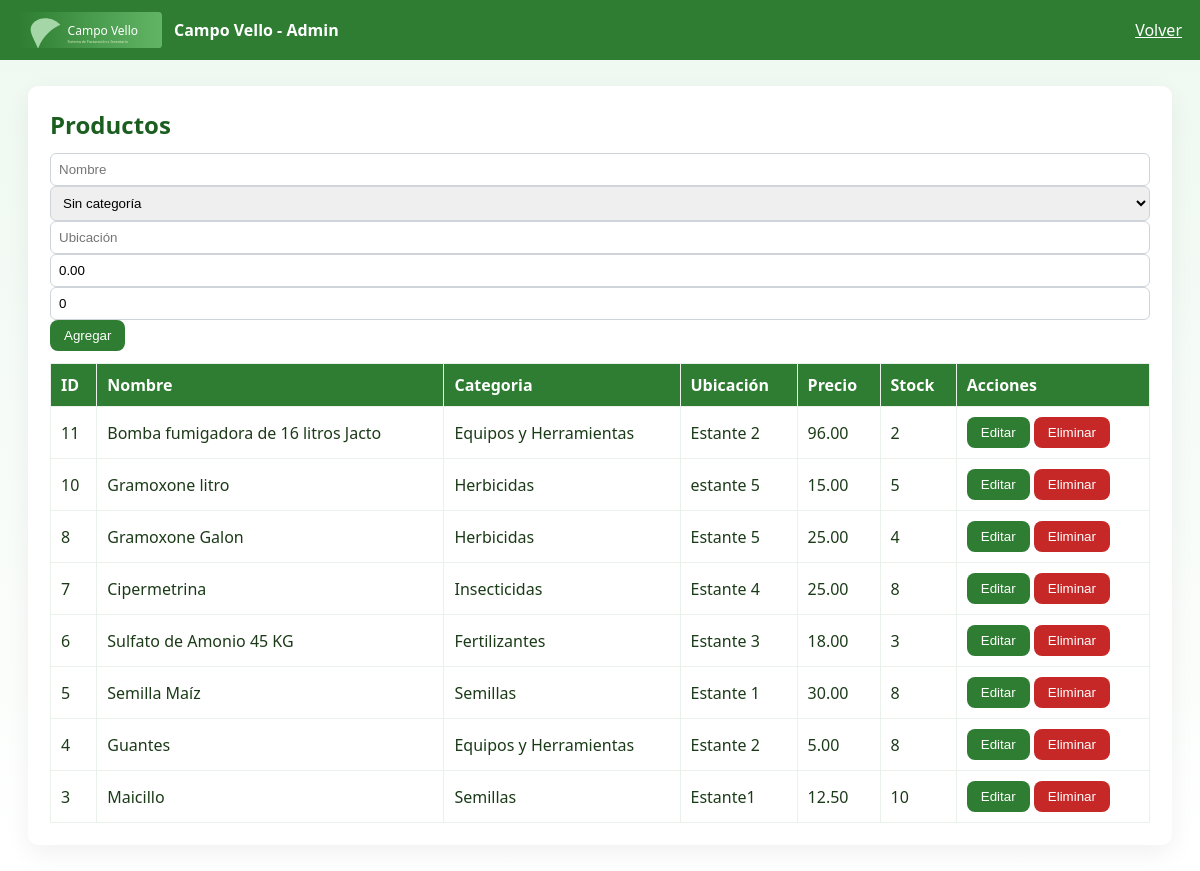
Page /admin/gestionar_productos.php (signed in) on the committed database.
### tables this page shows
CREATE TABLE `productos` (
  `id` int(11) NOT NULL,
  `name` varchar(150) DEFAULT NULL,
  `category_id` int(11) DEFAULT NULL,
  `location` varchar(120) DEFAULT NULL,
  `price` decimal(10,2) DEFAULT NULL,
  `stock` int(11) DEFAULT 0
);

CREATE TABLE `categorias` (
  `id` int(11) NOT NULL,
  `name` varchar(120) DEFAULT NULL
);

### admin/gestionar_productos.php (the view, shortened to what this page needs)
<?php
$pdo = getPDO();
$products = $pdo->query('
    SELECT p.*, c.name as category
    FROM productos p
    LEFT JOIN categorias c ON p.category_id = c.id
    ORDER BY p.id DESC
')->fetchAll();
?>
<!doctype html>
<html lang="es">
<head>
    <link rel='stylesheet' href='../assets/css/style.css'>
</head>
<body>
<nav>
    <div style='display:flex;gap:12px;align-items:center'>
        <img src='../assets/img/logo.svg' style='height:36px'>
        <strong>Campo Vello - Admin</strong>
    </div>
    <div>
        <a href='dashboard.php' style='color:#fff'>Volver</a>
    </div>
</nav>
<div class='container'>
    <h2>Productos</h2>
    <form method='post' class='form-row'>
        <input name='name' placeholder='Nombre' required>
        <select name='category_id'>
            <option value=''>Sin categoría</option>
        </select>
        <input name='location' placeholder='Ubicación'>
        <input name='price' type='number' step='0.01' value='0.00' required>
        <input name='stock' type='number' value='0' required>
        <button class='btn'>Agregar</button>
    </form>
    <table class='table'>
        <thead>
            <tr>
                <th>ID</th>
                <th>Nombre</th>
                <th>Categoria</th>
                <th>Ubicación</th>
                <th>Precio</th>
                <th>Stock</th>
                <th>Acciones</th>
            </tr>
        </thead>
        <tbody>
            <?php foreach ($products as $p) : ?>
            <tr>
                <td><?=$p['id']?></td>
                <td><?=htmlspecialchars($p['name'])?></td>
                <td><?=htmlspecialchars($p['category'])?></td>
                <td><?=htmlspecialchars($p['location'])?></td>
                <td><?=number_format($p['price'], 2)?></td>
                <td><?=$p['stock']?></td>
                <td>
                    <button class='btn' onclick="document.getElementById('edit-<?=$p['id']?>').classList.add('show')">Editar</button>
                    <form method='post' style='display:inline-block'>
                        <button class='btn' style='background:#c62828'>Eliminar</button>
                    </form>
                </td>
            </tr>
            <?php endforeach; ?>
        </tbody>
    </table>
</div>
</body>
</html>

### assets/css/style.css (style rules this page uses)
body { font-family: Segoe UI, Tahoma, sans-serif; background: linear-gradient(180deg, #eef8f0, #ffffff); margin: 0; color: #1b3b18; }
h1, h2 { color: #1b5e20; margin: 0 0 12px 0; }
nav { background: #2e7d32; color: #fff; padding: 12px 18px; display: flex; justify-content: space-between; align-items: center; }
.container { width: 95%; max-width: 1100px; margin: 26px auto; background: #fff; border-radius: 10px; padding: 22px; box-shadow: 0 8px 24px rgba(0, 0, 0, 0.06); }
input, select, textarea { padding: 8px; border-radius: 6px; border: 1px solid #ced4da; width: 100%; box-sizing: border-box; }
.btn { display: inline-block; background: #2e7d32; color: #fff; padding: 8px 14px; border-radius: 8px; border: none; cursor: pointer; text-decoration: none; transition: transform .12s ease, box-shadow .12s ease; }
.table { width: 100%; border-collapse: collapse; margin-top: 12px; }
.table th, .table td { padding: 10px; border: 1px solid #e9f1ea; text-align: left; }
.table th { background: #2e7d32; color: #fff; }

### rows in the picture
productos: id "11", name "Bomba fumigadora de 16 litros Jacto", category.name "Equipos y Herramientas", location "Estante 2", price "96.00", stock "2"
productos: id "10", name "Gramoxone litro", category.name "Herbicidas", location "estante 5", price "15.00", stock "5"
productos: id "8", name "Gramoxone Galon", category.name "Herbicidas", location "Estante 5", price "25.00", stock "4"
productos: id "7", name "Cipermetrina", category.name "Insecticidas", location "Estante 4", price "25.00", stock "8"
productos: id "6", name "Sulfato de Amonio 45 KG", category.name "Fertilizantes", location "Estante 3", price "18.00", stock "3"
productos: id "5", name "Semilla Maíz", category.name "Semillas", location "Estante 1", price "30.00", stock "8"
productos: id "4", name "Guantes", category.name "Equipos y Herramientas", location "Estante 2", price "5.00", stock "8"
productos: id "3", name "Maicillo", category.name "Semillas", location "Estante1", price "12.50", stock "10"
